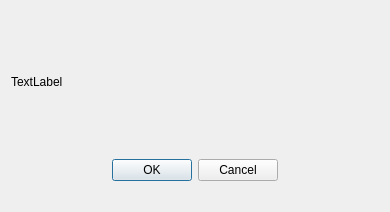
<?xml version="1.0" encoding="UTF-8"?>
<ui version="4.0">
 <class>ConfirmDeleting</class>
 <widget class="QDialog" name="ConfirmDeleting">
  <property name="geometry">
   <rect>
    <x>0</x>
    <y>0</y>
    <width>390</width>
    <height>212</height>
   </rect>
  </property>
  <property name="windowTitle">
   <string>Dialog</string>
  </property>
  <layout class="QGridLayout" name="gridLayout">
   <item row="3" column="0">
    <widget class="QDialogButtonBox" name="buttonBox">
     <property name="orientation">
      <enum>Qt::Horizontal</enum>
     </property>
     <property name="standardButtons">
      <set>QDialogButtonBox::Cancel|QDialogButtonBox::Ok</set>
     </property>
     <property name="centerButtons">
      <bool>true</bool>
     </property>
    </widget>
   </item>
   <item row="0" column="0">
    <spacer name="verticalSpacer_2">
     <property name="orientation">
      <enum>Qt::Vertical</enum>
     </property>
     <property name="sizeHint" stdset="0">
      <size>
       <width>20</width>
       <height>40</height>
      </size>
     </property>
    </spacer>
   </item>
   <item row="1" column="0">
    <widget class="QLabel" name="label">
     <property name="text">
      <string>TextLabel</string>
     </property>
    </widget>
   </item>
   <item row="2" column="0">
    <spacer name="verticalSpacer">
     <property name="orientation">
      <enum>Qt::Vertical</enum>
     </property>
     <property name="sizeHint" stdset="0">
      <size>
       <width>20</width>
       <height>40</height>
      </size>
     </property>
    </spacer>
   </item>
   <item row="4" column="0">
    <spacer name="verticalSpacer_3">
     <property name="orientation">
      <enum>Qt::Vertical</enum>
     </property>
     <property name="sizeType">
      <enum>QSizePolicy::Fixed</enum>
     </property>
     <property name="sizeHint" stdset="0">
      <size>
       <width>20</width>
       <height>20</height>
      </size>
     </property>
    </spacer>
   </item>
  </layout>
 </widget>
 <resources/>
 <connections>
  <connection>
   <sender>buttonBox</sender>
   <signal>accepted()</signal>
   <receiver>ConfirmDeleting</receiver>
   <slot>accept()</slot>
   <hints>
    <hint type="sourcelabel">
     <x>248</x>
     <y>254</y>
    </hint>
    <hint type="destinationlabel">
     <x>157</x>
     <y>274</y>
    </hint>
   </hints>
  </connection>
  <connection>
   <sender>buttonBox</sender>
   <signal>rejected()</signal>
   <receiver>ConfirmDeleting</receiver>
   <slot>reject()</slot>
   <hints>
    <hint type="sourcelabel">
     <x>316</x>
     <y>260</y>
    </hint>
    <hint type="destinationlabel">
     <x>286</x>
     <y>274</y>
    </hint>
   </hints>
  </connection>
 </connections>
</ui>
